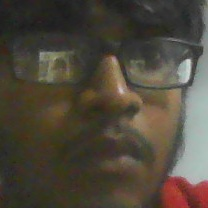
#> input picture dataset/Kavin/Kavin_100.jpg, 208 x 208 px
$ python -i utils.py   (imports and definitions only)
#> lines starting #> are read from the running program, lines starting #| are printed output that depends on the picture
#> further down, picture is the input picture: shape (208, 208, 3); mean B, G, R 59.8, 72, 79.2
import cv2,numpy as np, os

BASE_DIR=os.path.dirname(os.path.abspath(__file__))

def enhance_low_light(img):
    lab=cv2.cvtColor(img,cv2.COLOR_BGR2LAB)
#> lab: shape (208, 208, 3); mean of channels 0, 1, 2 78.1, 129, 136.7
    l, a, b=cv2.split(lab)
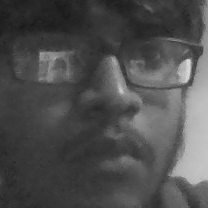
#> l: shape (208, 208); min 25, max 220, mean 78.1
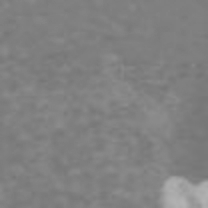
#> a: shape (208, 208); min 117, max 178, mean 129
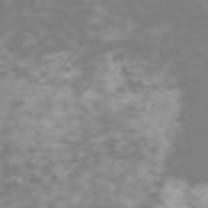
#> b: shape (208, 208); min 124, max 164, mean 136.7
    clahe = cv2.createCLAHE(clipLimit=3.0, tileGridSize=(8,8))
    l=clahe.apply(l)
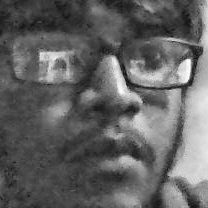
#> l: shape (208, 208); min 16, max 255, mean 98.3
    lab=cv2.merge((l,a,b))
#> lab: shape (208, 208, 3); mean of channels 0, 1, 2 98.3, 129, 136.7
    out = cv2.cvtColor(lab, cv2.COLOR_LAB2BGR)
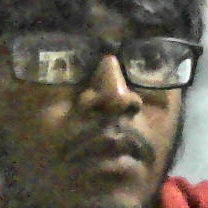
#> out: shape (208, 208, 3); mean B, G, R 78.4, 91.3, 98.9
    out = cv2.fastNlMeansDenoisingColored(out, None, 10,10,7,21)
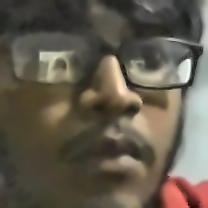
#> out: shape (208, 208, 3); mean B, G, R 77.7, 90.8, 98.4
    return out

def snapshots_dir():
    path=os.path.abspath(os.path.join(BASE_DIR,"..","alerts","snapshots"))
    os.makedirs(path,exist_ok=True)
    return path

>>> import cv2
>>> picture = cv2.imread('../dataset/Kavin/Kavin_100.jpg')
>>> result = enhance_low_light(picture)

$ run again, on dataset/Kavin/Kavin_291.jpg
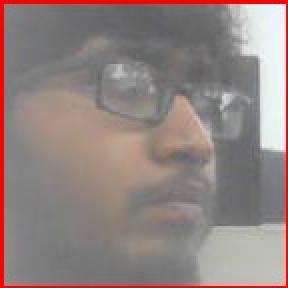
#> input picture dataset/Kavin/Kavin_291.jpg, 144 x 144 px (shown 2 times larger)
#> picture is the input picture: shape (144, 144, 3); mean B, G, R 129.3, 131.8, 146.3
#> in enhance_low_light, `l, a, b=cv2.split(lab)`:
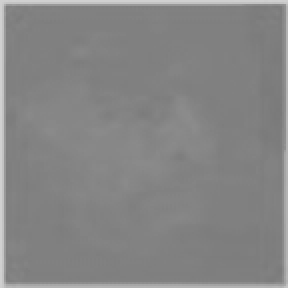
#> a: shape (144, 144) (shown 2 times larger); min 122, max 208, mean 132.8
#> in enhance_low_light, `out = cv2.fastNlMeansDenoisingColored(out, None, 10,10,7,21)`:
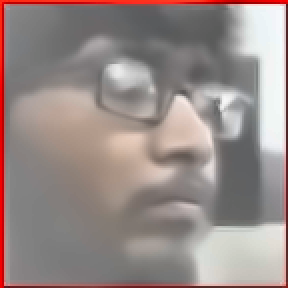
#> out: shape (144, 144, 3) (shown 2 times larger); mean B, G, R 136.6, 139.4, 152.1

$ run again, on dataset/Kavin/Kavin_292.jpg
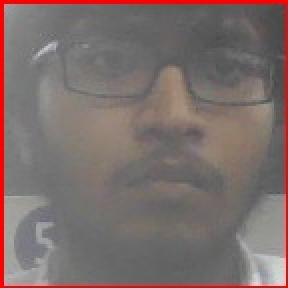
#> input picture dataset/Kavin/Kavin_292.jpg, 144 x 144 px (shown 2 times larger)
#> picture is the input picture: shape (144, 144, 3); mean B, G, R 108.1, 110.3, 124.4
#> in enhance_low_light, `l, a, b=cv2.split(lab)`:
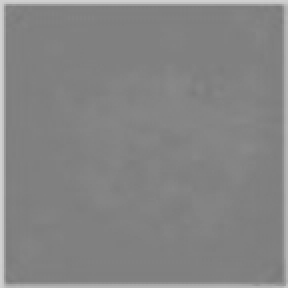
#> a: shape (144, 144) (shown 2 times larger); min 122, max 208, mean 132.7
#> in enhance_low_light, `out = cv2.fastNlMeansDenoisingColored(out, None, 10,10,7,21)`:
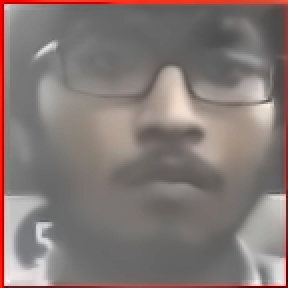
#> out: shape (144, 144, 3) (shown 2 times larger); mean B, G, R 117.7, 120.3, 132.4
